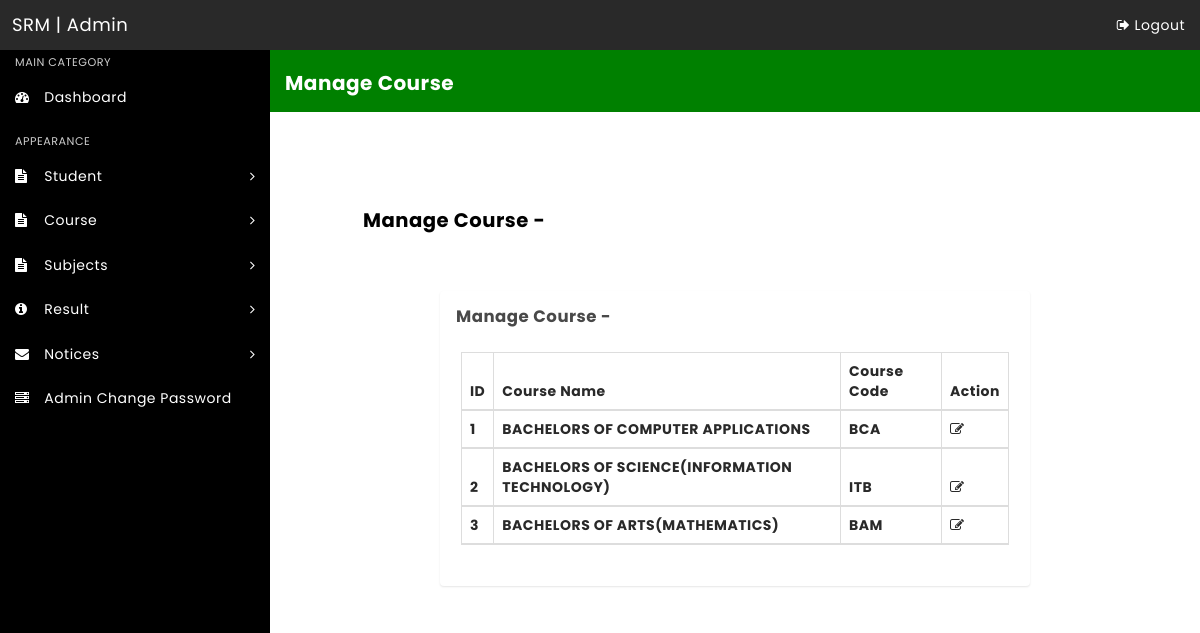
The app's page /admin/manage_course.php (signed in) with its own data.
### tables this page shows
CREATE TABLE `course` (
  `id` int(5) UNSIGNED NOT NULL,
  `course_name` varchar(255) NOT NULL,
  `course_code` varchar(255) NOT NULL
);

### admin/manage_course_functions.php (called while the page is built)
<?php
    include '../db/db_connect.php';
    $sql = "SELECT `course_name`, `course_code`, `id` FROM `Course`;";
    $stmt = mysqli_prepare($conn, $sql);
    if (!mysqli_stmt_execute($stmt)) {
        mysqli_stmt_error($stmt);
    } else {
        $result = mysqli_stmt_get_result($stmt);
        $count = 0;
    }
?>

### admin/manage_course.php (the view, shortened to what this page needs)
<?php
include 'manage_course_functions.php';
?>
<!DOCTYPE html>
<html lang="en">
<head>
    <?php
    include 'includes/head.php';
    ?>
</head>
<body class="top-navbar-fixed">
    <div class="main-wrapper">
        <?php
        include 'includes/navbar.php';
        ?>
        <div class="content-wrapper">
            <div class="content-container" style="background-color: grey;">
                <?php
                include 'includes/sidebar.php';
                ?>
                <div class="main-page" style="background-color: white;">
                    <div class="container-fluid">
                        <div class="row page-title-div"
                            style="background-color: green; padding-top: 10px; padding-bottom: 10px;">
                            <div>
                                <h2 class="title" style="color: white; font-size: 20px;"><b>Manage Course</b></h2>
                            </div>
                        </div>
                    </div>
                    <section class="section">
                        <h4 style="padding-top: 30px; padding-bottom: 20px; padding-left: 10%; color: black;"><b>Manage
                                Course -</b></h4><br>
                        <div class="container-fluid">
                            <div class="row">
                                <div class="col-md-8 col-md-offset-2">
                                    <div class="panel">
                                        <div class="panel-title">
                                            <h5 style="padding-left: 15px; padding-top: 10px; font-color: black;">
                                                <b>Manage Course -</b>
                                            </h5>
                                        </div>
                                        <div class="panel-body p-20">
                                            <table id="example" class="display table table-striped table-bordered"
                                                cellspacing="0" width="100%">
                                                <thead>
                                                    <tr>
                                                        <th>ID</th>
                                                        <th>Course Name</th>
                                                        <th>Course Code</th>
                                                        <th>Action</th>
                                                    </tr>
                                                    <?php
                                                    if (mysqli_num_rows($result) == 0) {
                                                        ?><strong>
                                                            <?php echo htmlentities("No Courses to show!"); ?>
                                                        </strong>
                                                        <?php
                                                    } else {
                                                        while ($book_row = mysqli_fetch_assoc($result)) {
                                                            $count++;
                                                            ?>
                                                            <tr>
                                                                <th>
                                                                    <?php echo htmlentities($count); ?>
                                                                </th>
                                                                <th>
                                                                    <?php echo htmlentities($book_row["course_name"]); ?>
                                                                </th>
                                                                <th>
                                                                    <?php echo htmlentities($book_row["course_code"]); ?>
                                                                </th>
                                                                <th>
                                                                    <a href="update_course.php?sid=<?php echo htmlentities($book_row["id"]); ?>"><i class="fa fa-edit" title="Edit Record"></i></a>
                                                                </th>
                                                            </tr>
                                                            <?php
                                                        }
                                                    }
                                                    ?>
                                                </thead>
                                            </table>
                                        </div>
                                    </div>
                                </div>
                            </div>
                        </div>
                    </section>
                </div>
            </div>
        </div>
    </div>
</body>
</html>

### admin/includes/head.php (shortened to what this page needs)
<link rel="stylesheet" href="../css/bootstrap.css" media="screen">
<link rel="stylesheet" href="../css/font-awsome.css">
<link rel="stylesheet" href="../css/dashboard.css">

### admin/includes/navbar.php (shortened to what this page needs)
<nav class="navbar top-navbar bg-black">
    <div class="container-fluid">
        <div class="row">
            <div class="navbar-header no-padding">
                <a class="navbar-brand" href="#" style="color: white; padding-top: 15px; pointer-events: none;"> SRM |
                    Admin</a>
            </div>
            <div class="collapse navbar-collapse" id="navbar-collapse-1">
                <ul class="nav navbar-nav navbar-right" data-dropdown-in="fadeIn" data-dropdown-out="fadeOut">
                    <li><a href="logout_functions.php" class="text-center" style="color: white;"><i class="fa fa-sign-out"></i>
                            Logout</a></li>
                </ul>
            </div>
        </div>
    </div>
</nav>

### admin/includes/sidebar.php (shortened to what this page needs)
<div class="left-sidebar bg-black-300 box-shadow" style="background-color: black;">
    <div class="sidebar-content">
        <div class="sidebar-nav">
            <ul class="side-nav color-white">
                <li class="nav-header">
                    <span class="">Main Category</span>
                </li>
                <li>
                    <a href="admin-dashboard.php"><i class="fa fa-dashboard"></i> <span>Dashboard</span>
                    </a>
                </li>
                <li class="nav-header">
                    <span class="">Appearance</span>
                </li>
                <li class="has-children">
                    <a href="#"><i class="fa fa-file-text"></i> <span>Student</span> <i
                            class="fa fa-angle-right arrow"></i></a>
                </li>
                <li class="has-children">
                    <a href="#"><i class="fa fa-file-text"></i> <span>Course</span> <i
                            class="fa fa-angle-right arrow"></i></a>
                </li>
                <li class="has-children">
                    <a href="#"><i class="fa fa-file-text"></i> <span>Subjects</span> <i
                            class="fa fa-angle-right arrow"></i></a>
                </li>
                <li class="has-children">
                    <a href="#"><i class="fa fa-info-circle"></i> <span>Result</span> <i
                            class="fa fa-angle-right arrow"></i></a>
                </li>
                <li class="has-children">
                    <a href="#"><i class="fa fa-envelope" aria-hidden="true"></i> <span>Notices</span>
                        <i class="fa fa-angle-right arrow"></i></a>
                <li><a href="admin_change_password.php"><i class="fa fa fa-server"></i> <span> Admin
                            Change
                            Password</span></a></li>
                </li>
            </ul>
        </div>
    </div>
</div>

### records on screen
course: course_name "BACHELORS OF COMPUTER APPLICATIONS", course_code "BCA"
course: course_name "BACHELORS OF SCIENCE(INFORMATION TECHNOLOGY)", course_code "ITB"
course: course_name "BACHELORS OF ARTS(MATHEMATICS)", course_code "BAM"
